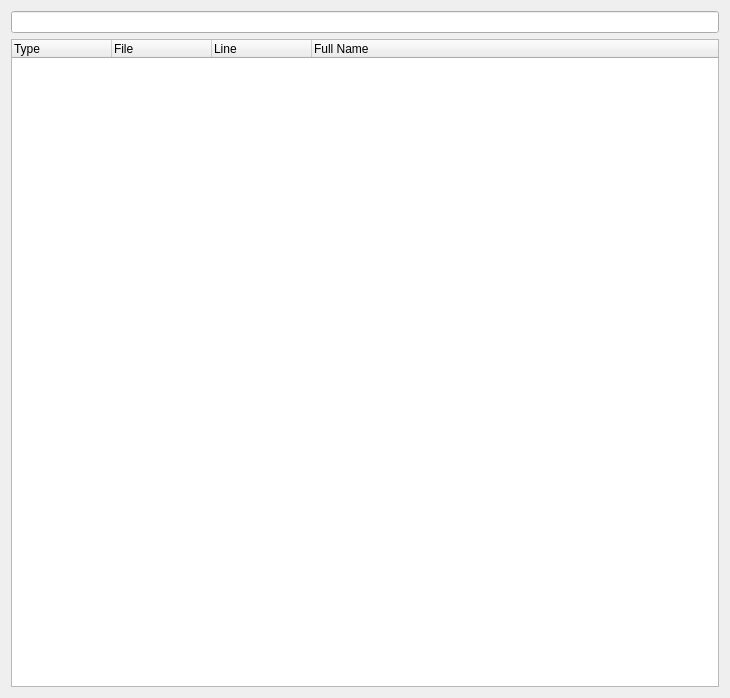
<?xml version="1.0" encoding="UTF-8"?>
<ui version="4.0">
 <class>SeerTypeBrowserWidgetForm</class>
 <widget class="QWidget" name="SeerTypeBrowserWidgetForm">
  <property name="geometry">
   <rect>
    <x>0</x>
    <y>0</y>
    <width>730</width>
    <height>698</height>
   </rect>
  </property>
  <property name="windowTitle">
   <string>Type Browser</string>
  </property>
  <layout class="QGridLayout" name="gridLayout">
   <item row="1" column="0" colspan="2">
    <widget class="QTreeWidget" name="typeTreeWidget">
     <property name="columnCount">
      <number>4</number>
     </property>
     <column>
      <property name="text">
       <string>Type</string>
      </property>
     </column>
     <column>
      <property name="text">
       <string>File</string>
      </property>
     </column>
     <column>
      <property name="text">
       <string>Line</string>
      </property>
     </column>
     <column>
      <property name="text">
       <string>Full Name</string>
      </property>
     </column>
    </widget>
   </item>
   <item row="0" column="0" colspan="2">
    <widget class="QLineEdit" name="typeSearchLineEdit">
     <property name="toolTip">
      <string>Search in the list of types. &quot;*&quot; is allowed.</string>
     </property>
     <property name="statusTip">
      <string/>
     </property>
    </widget>
   </item>
  </layout>
 </widget>
 <resources/>
 <connections/>
</ui>
